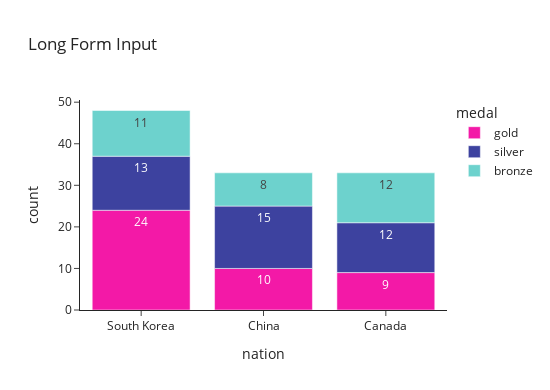

Write notebook code for a chart like this one.
### Code cell
colors=('#F319A7','#3D429F', '#6DD2CD', '#19A7F3','#F5D7E2')
fig=px.bar(data_frame=long_df, x="nation", y="count", color="medal", text_auto=True,color_discrete_sequence=colors,
           title="Long Form Input", template="simple_white", width=550, height=390)
fig.show()

### Figure 1 — Plotly figure (JSON) as saved in the notebook; plotly's stock layout.template omitted (floating-point values rounded to 4 significant figures)
{"data": [{"alignmentgroup": "True", "hovertemplate": "medal=gold<br>nation=%{x}<br>count=%{y}<extra></extra>", "legendgroup": "gold", "marker": {"color": "#F319A7", "pattern": {"shape": ""}}, "name": "gold", "offsetgroup": "gold", "orientation": "v", "showlegend": true, "textposition": "auto", "texttemplate": "%{y}", "type": "bar", "x": ["South Korea", "China", "Canada"], "xaxis": "x", "y": [24, 10, 9], "yaxis": "y"}, {"alignmentgroup": "True", "hovertemplate": "medal=silver<br>nation=%{x}<br>count=%{y}<extra></extra>", "legendgroup": "silver", "marker": {"color": "#3D429F", "pattern": {"shape": ""}}, "name": "silver", "offsetgroup": "silver", "orientation": "v", "showlegend": true, "textposition": "auto", "texttemplate": "%{y}", "type": "bar", "x": ["South Korea", "China", "Canada"], "xaxis": "x", "y": [13, 15, 12], "yaxis": "y"}, {"alignmentgroup": "True", "hovertemplate": "medal=bronze<br>nation=%{x}<br>count=%{y}<extra></extra>", "legendgroup": "bronze", "marker": {"color": "#6DD2CD", "pattern": {"shape": ""}}, "name": "bronze", "offsetgroup": "bronze", "orientation": "v", "showlegend": true, "textposition": "auto", "texttemplate": "%{y}", "type": "bar", "x": ["South Korea", "China", "Canada"], "xaxis": "x", "y": [11, 8, 12], "yaxis": "y"}], "layout": {"barmode": "relative", "height": 390, "legend": {"title": {"text": "medal"}, "tracegroupgap": 0}, "title": {"text": "Long Form Input"}, "width": 550, "xaxis": {"anchor": "y", "autorange": true, "domain": [0, 1], "range": [-0.5, 2.5], "title": {"text": "nation"}, "type": "category"}, "yaxis": {"anchor": "x", "autorange": true, "domain": [0, 1], "range": [0, 50.53], "title": {"text": "count"}, "type": "linear"}}}
